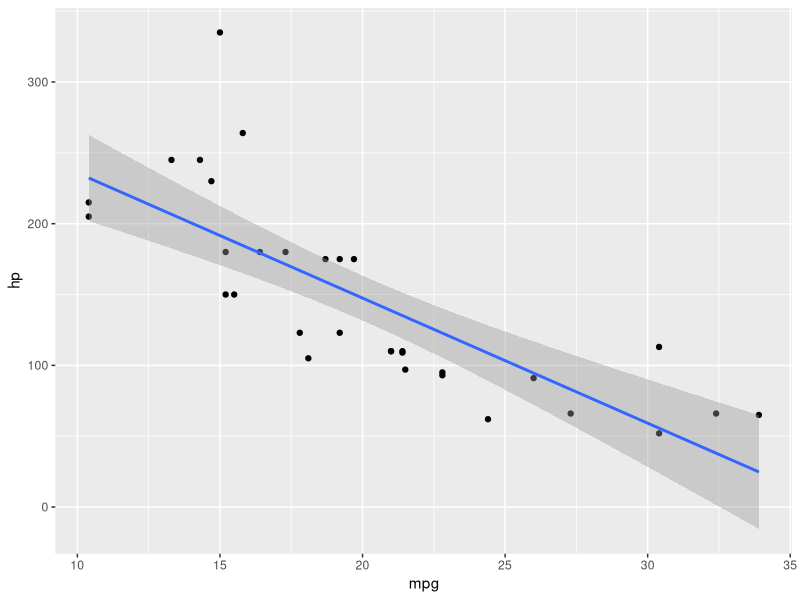
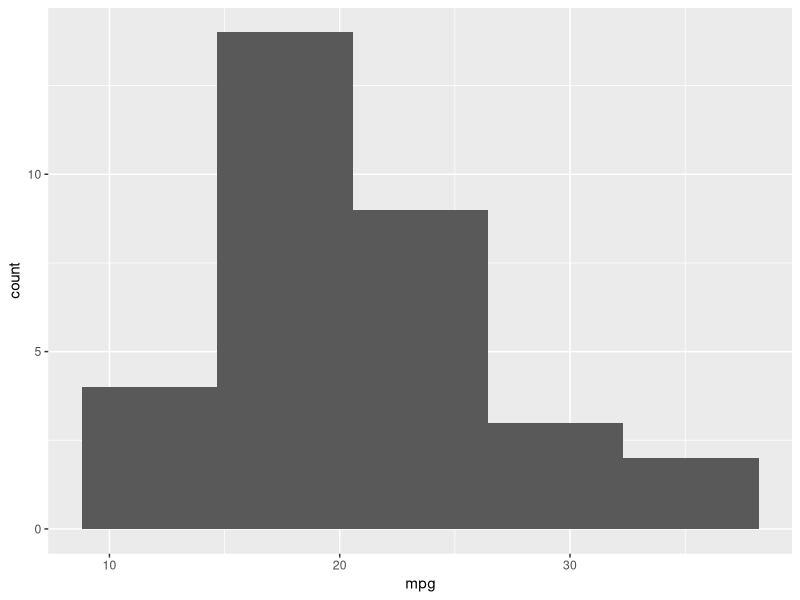
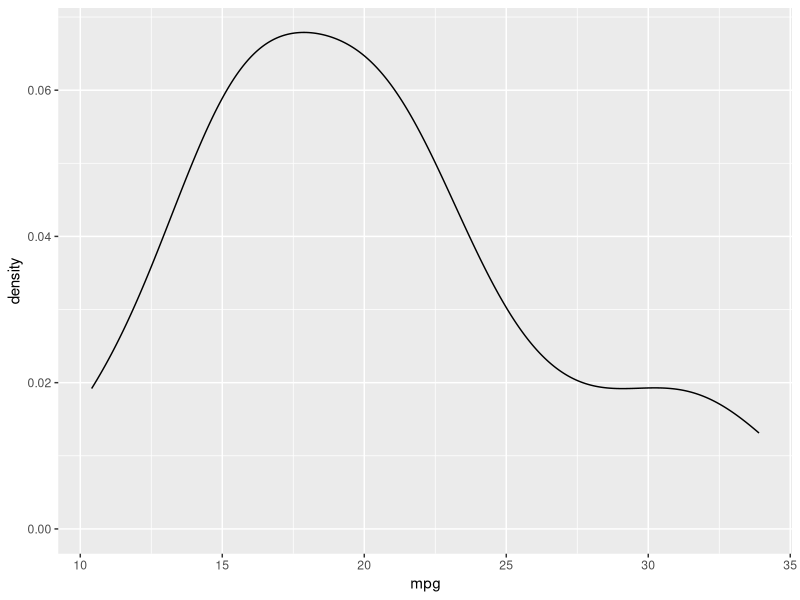
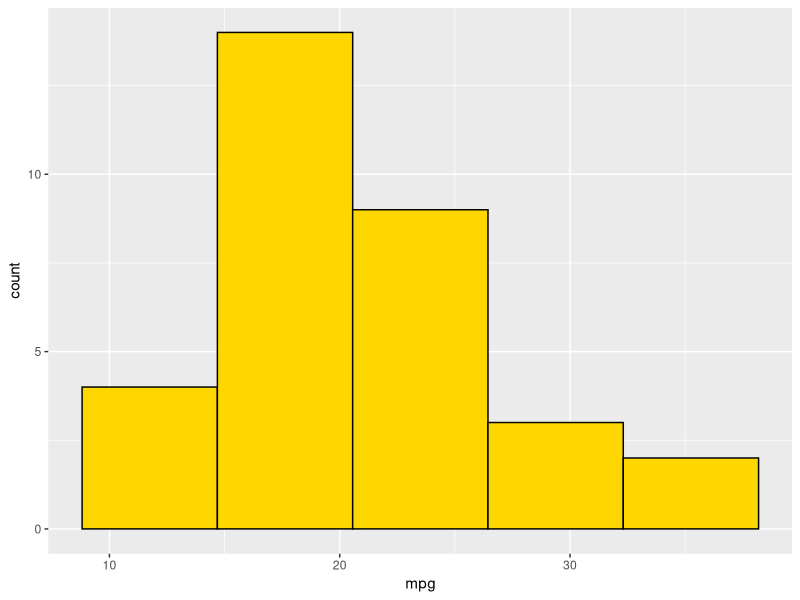
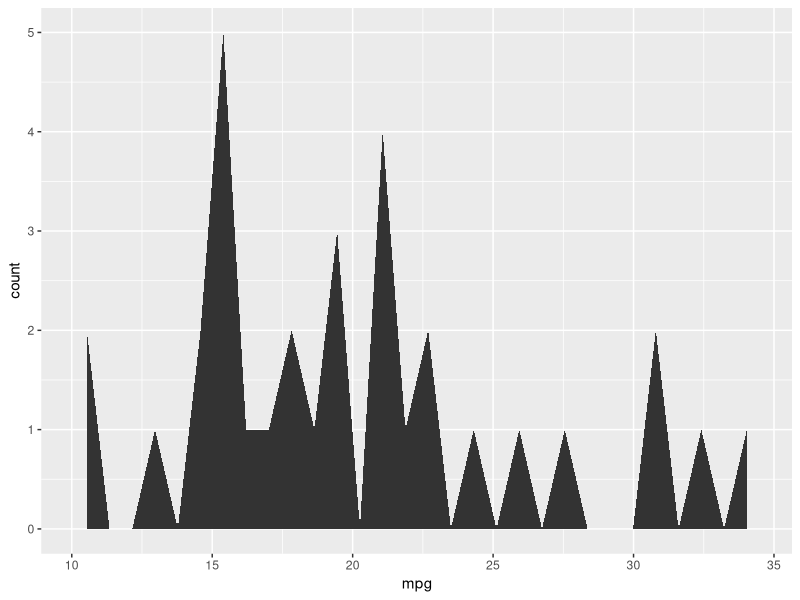
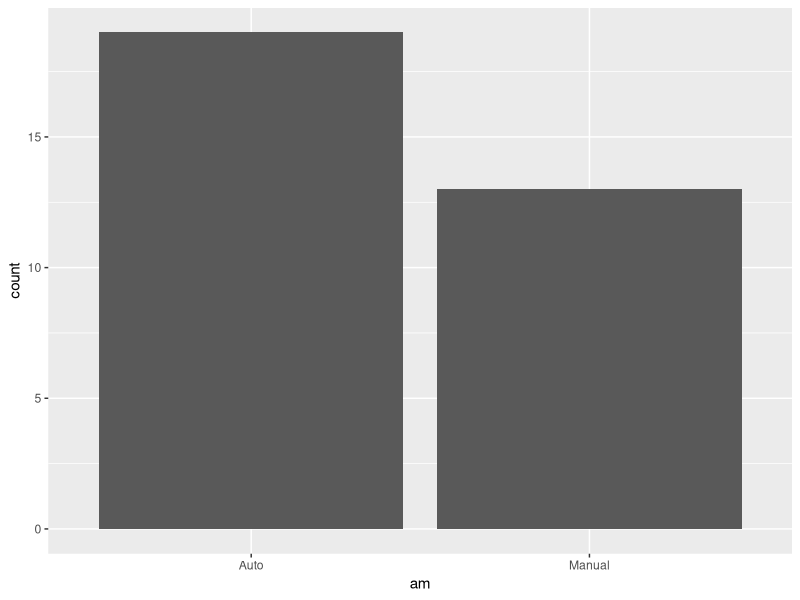
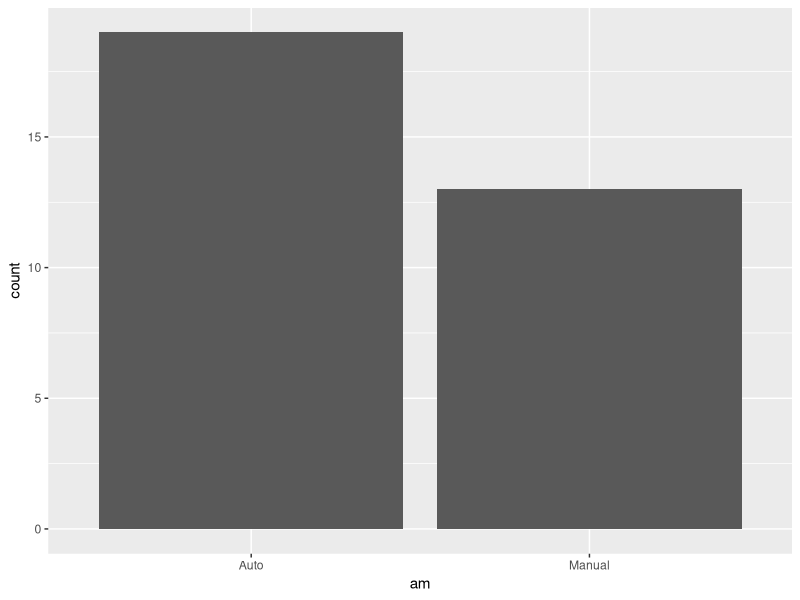
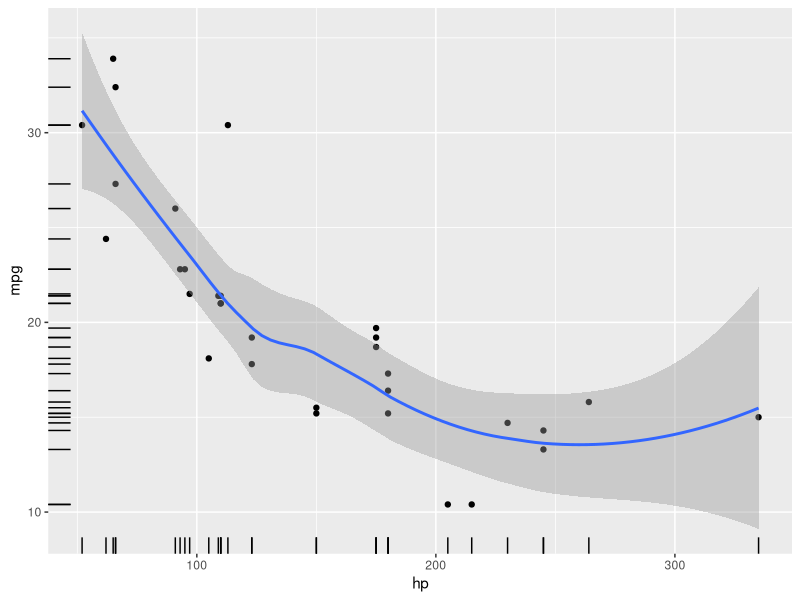

Here is the R script that generated these plots, in order:
## data visualization + markdown
library(tidyverse)

## ggplot2
## grammar of graphic 2D
## hadley wickham

names(mtcars)
## + as add layer
ggplot(data = mtcars, ## base layer
       mapping = aes(x = mpg, y = hp)) + ## base layer
  geom_point() + ## geom_point() -> point as scatter plot in ggsheets
  geom_smooth(method = "lm")

## cheatsheet ggplot2 in R
## discreete vs continuous

## discrete
## 1,2,3,4,5 or "M","F" or "high","med","low"

## continuous (measurement)
## 176.34535675683...

## quiz
## heart rate -> discrete => 1,2,3,4,...,150
## internet data(GB) -> continuous => 10 GB, 10.234523 GB
## it's can be a decimal

gpa <- c(3.41, 3.52, 2.98, 3.95)
## discrete, factor, categorical data

## character
gender <- c(rep("M", 10), rep("F", 8))

## factor(best practice and position has effect with data)
gender_factor <- factor(gender,
                        levels = c("M","F"),
                        label = c("M", "F"))
## table([variable]) -> count data in factor

animals <- c("cat", "dog", "hippo", "cat")
animals <- factor(animals)

## ordinal data => order data
## temperature: low < medium < high
## spending: low < medium < high
spending <- c("low", "high", "med", "med", "high")

spending <- factor(spending,
                   levels = c("low", "med", "high"),
                   label = c("low", "med", "high"),
                   ordered = TRUE)

## factor => 1. norminal data 2. ordinal data

## one varisble - continuous
ggplot(mtcars, aes(mpg)) +
  geom_histogram(bins = 5) ## 30 as default

base <- ggplot(mtcars, aes(mpg)) ## base layer

base + geom_density()
base + geom_histogram(bins = 5, fill = "gold", color = "black")
base + geom_area(stat = "bin")

## one variable - discrete/ categorical => can use geom_bar only T_T
# best practice
mtcars |>
  select(hp, wt, am) |>
  mutate( am = ifelse( am == 0, "Auto", "Manual")) |>
  ggplot(aes(am)) +
  geom_bar()

# alternate coding
ggplot(data = mtcars |>
         select(hp, wt, am) |>
         mutate( am = ifelse( am == 0, "Auto", "Manual")),
       aes(am)) +
  geom_bar()

## count data
mtcars |>
  select(hp, wt, am) |>
  mutate( am = ifelse( am == 0, "Auto", "Manual")) |>
  count(am)

## two variables, both continuous
base <- ggplot(data = mtcars,
       mapping = aes(hp, mpg))

base +
  geom_point() + ## scatter chart
  geom_smooth(method = "loess") + ## line chart :: use method = "lm" => linear model ## *** `geom_smooth()` using formula = 'y ~ x' ***
  geom_rug() ## view data distribution

## setting vs mapping
# setting => set manual
base + 
  geom_point(
    col = "red",
    size = 5,
    alpha = 0.9, ## opacity
    shape = 8 ## search point shapes variable in R
  )
# mapping => map column into element of chart
base +
  geom_point(
    mapping = aes(col = factor( am ))
  )

base + 
  geom_point(mapping = aes(col = wt))

## explore data with chart
# set.seed(42) ## fix result when random data
ggplot(diamonds |> sample_frac(0.1), aes(carat, price)) +
  geom_point()

# best practice
set.seed(42)
small_df <- diamonds |>
  sample_frac(0.1)

ggplot(small_df, aes(carat, price)) +
  geom_point(alpha = 0.1, color = "#E39786") + ## can use hex color replace color name
  theme_minimal() ## remove background color

ggplot(small_df, aes(carat, price)) +
  geom_point(mapping = aes(col = cut)) + 
  theme_minimal()

ggplot(small_df, ## data
       aes(carat, price, col = cut)) + ## mapping
  geom_point(size = 3, alpha = 0.2) + 
  theme_minimal()

## mapping is happen in aes function
## setting is manual value in chart

## filter more with cut value
set.seed(42)
small_df2 <- diamonds |>
  sample_frac(0.1) |>
  filter(cut %in% c("Fair", "Premium", "Ideal")) 

ggplot(small_df2, ## data
       aes(carat, price, col = cut)) + ## mapping
  geom_point(size = 3, alpha = 0.2) + 
  theme_minimal()

## facet, sub plot
base2 <- ggplot(small_df2, ## data
       aes(carat, price, col = cut)) + ## mapping
  geom_point(size = 3, alpha = 0.2) + 
  theme_minimal()

base2 +
  facet_wrap(~cut, nrow = 1) ## ncol, nrow change layout

base2 +
  facet_wrap(~color, ncol = 3)

## facet grid
base2 + 
  facet_grid(color ~ cut)

ggplot(small_df2 |> 
         filter( carat <= 2.5 ), ## data
                aes(carat, price)) + ## mapping
  geom_point(size = 3, alpha = 0.2) + 
  geom_smooth(se = FALSE, col = "red") + 
  theme_minimal() #+
  # facet_grid(color ~ cut)

## set title, caption, x/y labels
base3 <- ggplot(small_df2 |> 
                  filter( carat <= 2.5 ), ## data
                aes(carat, price)) + ## mapping
  geom_point(size = 3, alpha = 0.2) + 
  geom_smooth(se = FALSE, col = "red") + 
  theme_minimal()

base3 +
  labs(title = "Correlation is very strong",
       subtitle = "Correlation is 0.85",
       caption = "Source: ggplot package",
       x = "Diamond Caret",
       y = "Price $ USD")

## change color manual
df <- data.frame(
  id = 1:5,
  friut = c(rep("orange", 3), rep("banana", 2)),
  price = c(20, 25, 21, 24, 30),
  weight = c(5, 4, 7, 6, 10)
)

ggplot(df, aes(weight, price, color = friut)) + 
  geom_point(size = 3) +
  scale_color_manual(values = c("gold", "blue")) +
  theme_minimal()

ggplot(df, aes(weight, price, color = price)) + 
  geom_point(size = 3) +
  theme_minimal() + 
  scale_color_gradient(low = "gold", high = "blue")

## final tips - multiple dataframe in one chart
df1 <- df |> filter(weight < 7)
df2 <-  df |> filter(weight >= 7)

ggplot() +
  theme_minimal() + 
  geom_point(data = df1, 
             mapping = aes(weight, price),
             color = "salmon", size = 3) +
  geom_point(data = df2, 
             mapping = aes(weight, price),
             color = "gold", size = 3)

## homework
## 5 chart with markdown
## What you see in chart that your build

